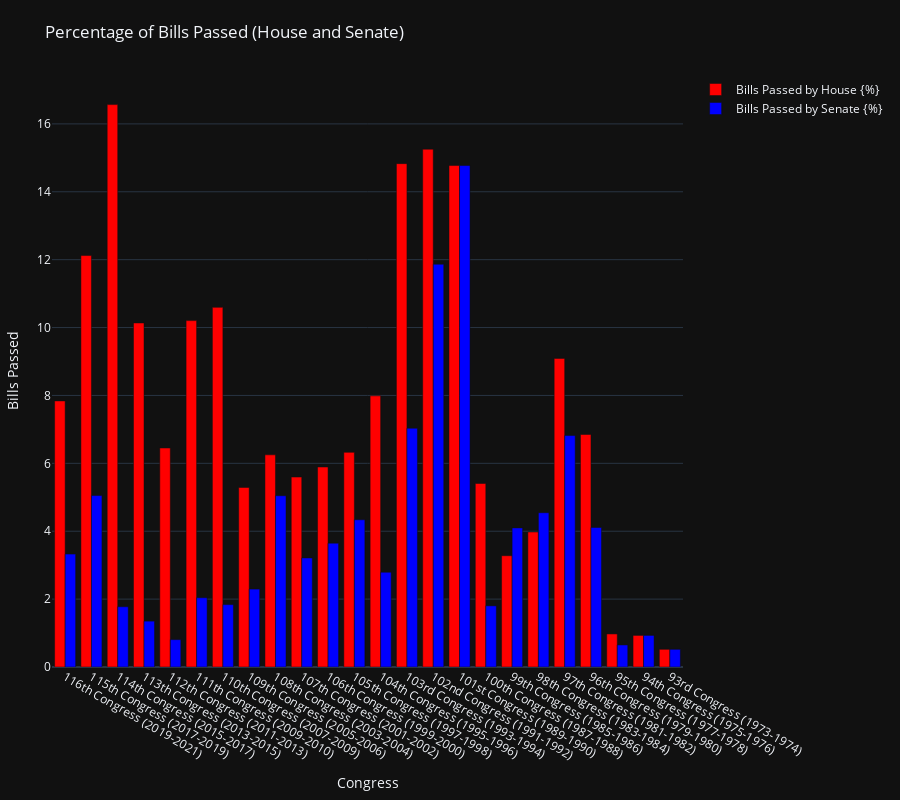

Notebook code cell kept with this figure:
### Code cell
# Make traces for graph
fig3 = go.Figure()

fig3.add_trace(go.Bar(x = congress, y = passed_house_rate,
                name='Bills Passed by House {%}',
                marker=dict(color="red"),
                showlegend = True))
fig3.add_trace(go.Bar(x=congress, y=passed_senate_rate,
                name='Bills Passed by Senate {%}',
                marker=dict(color="blue"),
                showlegend = True))

fig3.update_layout(
    xaxis_title = 'Congress',
    yaxis_title = 'Bills Passed')

fig3.update_layout(template= 'plotly_dark')

# Update the margins to add a title and see graph x-labels.
fig3.layout.margin.update({'t':75, 'l':50})
fig3.layout.update({'title': 'Percentage of Bills Passed (House and Senate)'})

# Update the height because adding a graph vertically will interact with
# the plot height calculated for the table
fig3.layout.update({'height':800})

# Plot!
fig3.show()

### Figure 1 — Plotly figure (JSON) as saved in the notebook; plotly's stock layout.template omitted (floating-point values rounded to 4 significant figures)
{"data": [{"marker": {"color": "red"}, "name": "Bills Passed by House {%}", "showlegend": true, "type": "bar", "x": ["116th Congress (2019-2021)", "115th Congress (2017-2019)", "114th Congress (2015-2017)", "113th Congress (2013-2015)", "112th Congress (2011-2013)", "111th Congress (2009-2010)", "110th Congress (2007-2009)", "109th Congress (2005-2006)", "108th Congress (2003-2004)", "107th Congress (2001-2002)", "106th Congress (1999-2000)", "105th Congress (1997-1998)", "104th Congress (1995-1996)", "103rd Congress (1993-1994)", "102nd Congress (1991-1992)", "101st Congress (1989-1990)", "100th Congress (1987-1988)", "99th Congress (1985-1986)", "98th Congress (1983-1984)", "97th Congress (1981-1982)", "96th Congress (1979-1980)", "95th Congress (1977-1978)", "94th Congress (1975-1976)", "93rd Congress (1973-1974)"], "y": [7.838, 12.12, 16.57, 10.14, 6.452, 10.2, 10.59, 5.289, 6.25, 5.596, 5.892, 6.324, 7.988, 14.83, 15.25, 14.77, 5.405, 3.279, 3.977, 9.091, 6.849, 0.974, 0.9302, 0.5208]}, {"marker": {"color": "blue"}, "name": "Bills Passed by Senate {%}", "showlegend": true, "type": "bar", "x": ["116th Congress (2019-2021)", "115th Congress (2017-2019)", "114th Congress (2015-2017)", "113th Congress (2013-2015)", "112th Congress (2011-2013)", "111th Congress (2009-2010)", "110th Congress (2007-2009)", "109th Congress (2005-2006)", "108th Congress (2003-2004)", "107th Congress (2001-2002)", "106th Congress (1999-2000)", "105th Congress (1997-1998)", "104th Congress (1995-1996)", "103rd Congress (1993-1994)", "102nd Congress (1991-1992)", "101st Congress (1989-1990)", "100th Congress (1987-1988)", "99th Congress (1985-1986)", "98th Congress (1983-1984)", "97th Congress (1981-1982)", "96th Congress (1979-1980)", "95th Congress (1977-1978)", "94th Congress (1975-1976)", "93rd Congress (1973-1974)"], "y": [3.325, 5.051, 1.775, 1.351, 0.8065, 2.041, 1.838, 2.295, 5.046, 3.213, 3.648, 4.338, 2.791, 7.034, 11.86, 14.77, 1.802, 4.098, 4.545, 6.818, 4.11, 0.6494, 0.9302, 0.5208]}], "layout": {"height": 800, "margin": {"l": 50, "t": 75}, "title": {"text": "Percentage of Bills Passed (House and Senate)"}, "xaxis": {"title": {"text": "Congress"}}, "yaxis": {"title": {"text": "Bills Passed"}}}}
